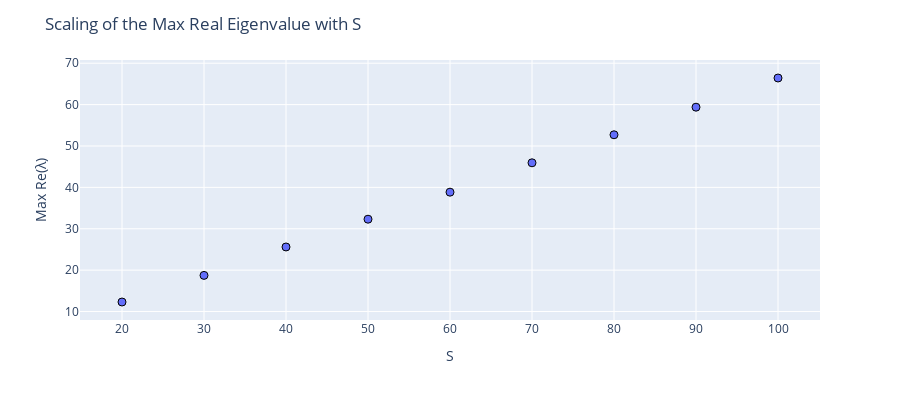

This figure's notebook cell:
### Markdown cell above
## Scaling of the Maximum Eighenvalue

### Code cell
np.random.seed(1245)

# setting
S_vec = np.arange(20, 110, 10).astype(int)  # number of species
N = 10                                      # number of iterations for each # species (take the average value)

df_max_re = pd.DataFrame(columns=['Maxeig', 'S'])

# build the random matrices and find the max real eigenvalue
for s in S_vec:
    max_eig = []
    for i in range(N):
        M = randommatrix(s, d, C, mutualistic=True)
        eig_M, _ = np.linalg.eig(M)
        
        max_eig.append(np.max(np.real(eig_M)))
        
    
    df_max_re = df_max_re.append({'Maxeig': np.average(max_eig), 'S':str(s)}, ignore_index=True)
        
display(df_max_re.round(2))

# plot
fig = px.scatter(df_max_re, x="S", y="Maxeig")

fig.update_layout(
    title="Scaling of the Max Real Eigenvalue with S",
    xaxis_title="S",
    yaxis_title="Max Re(λ)",
    width=900,
    height=400
)
fig.update_traces(
    marker = dict(size=8,
                  line=dict(width=1, color='Black')
    )
)

if savegit: 
    path = "images/hw04_scaling_maxeig.png"
    fig.write_image(path)
    display(Image(path))
    
else:
    fig.show()

### Figure 1 — Plotly figure (JSON) as saved in the notebook; plotly's stock layout.template omitted (floating-point values rounded to 4 significant figures)
{"data": [{"hovertemplate": "S=%{x}<br>Maxeig=%{y}<extra></extra>", "legendgroup": "", "marker": {"color": "#636efa", "line": {"color": "Black", "width": 1}, "size": 8, "symbol": "circle"}, "mode": "markers", "name": "", "orientation": "v", "showlegend": false, "type": "scatter", "x": ["20", "30", "40", "50", "60", "70", "80", "90", "100"], "xaxis": "x", "y": [12.3, 18.73, 25.6, 32.31, 38.84, 45.94, 52.71, 59.38, 66.43], "yaxis": "y"}], "layout": {"height": 400, "legend": {"tracegroupgap": 0}, "margin": {"t": 60}, "title": {"text": "Scaling of the Max Real Eigenvalue with S"}, "width": 900, "xaxis": {"anchor": "y", "domain": [0, 1], "title": {"text": "S"}}, "yaxis": {"anchor": "x", "domain": [0, 1], "title": {"text": "Max Re(λ)"}}}}
